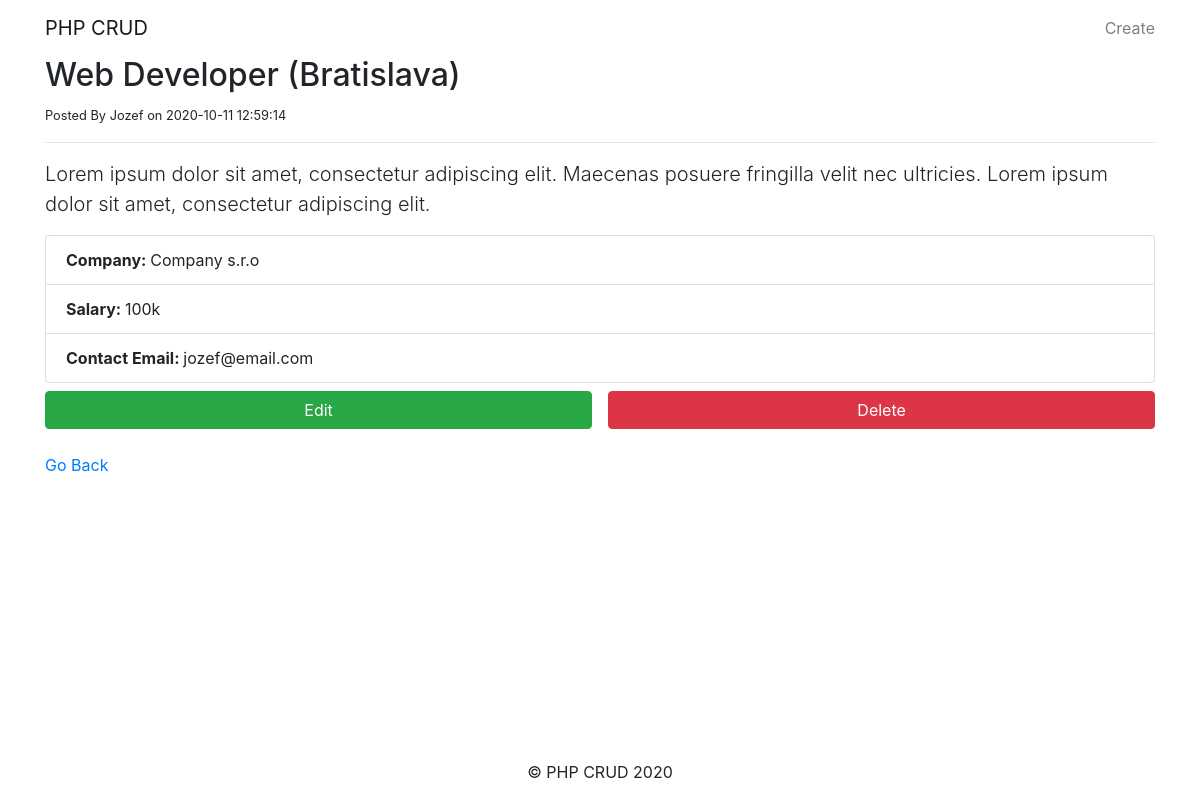
Page /job.php?id=6 on the committed database.
### tables this page shows
CREATE TABLE `jobs` (
  `id` int(1) NOT NULL,
  `category_id` int(1) NOT NULL,
  `company` varchar(255) NOT NULL,
  `job_title` varchar(255) NOT NULL,
  `description` varchar(255) NOT NULL,
  `salary` varchar(255) NOT NULL,
  `location` varchar(255) NOT NULL,
  `contact_user` varchar(255) NOT NULL,
  `contact_email` varchar(255) NOT NULL,
  `post_date` timestamp NOT NULL DEFAULT current_timestamp()
);

### lib/Template.php (called while the page is built, shortened)
<?php class Template
{
    protected $template;
    public function __construct($template)
    {
        $this->template = $template;
    }
    public function __toString()
    {
        include basename($this->template);
        return ob_get_clean();
    }
}

### lib/Database.php (called while the page is built, shortened)
<?php
class Database
{
    private $host = DB_HOST;
    private $user = DB_USER;
    private $pass = DB_PASSWORD;
    private $dbname = DB_NAME;
    private $dbh;
    private $stmt;
    public function __construct()
    {
        $dsn = 'mysql:host=' . $this->host . ";dbname=" . $this->dbname;
        $options = array(
            PDO::ATTR_PERSISTENT => true,
            PDO::ATTR_ERRMODE => PDO::ERRMODE_EXCEPTION
        );
        try {
            $this->dbh = new PDO($dsn, $this->user, $this->pass, $options);
        } catch (PDOException $e) {
            $this->error = $e->getMessage();
            error_log($this->error);
        }
    }
    public function query($query)
    {
        $this->stmt = $this->dbh->prepare($query);
    }
    public function execute()
    {
        return $this->stmt->execute();
    }
    public function single()
    {
        $this->execute();
        return $this->stmt->fetch(PDO::FETCH_OBJ);
    }
}

### lib/Job.php (called while the page is built, shortened)
<?php
class Job
{
    private $db;
    public function __construct()
    {
        $this->db = new Database;
    }
    public function getJob($job_id)
    {
        $this->db->query("SELECT * FROM jobs WHERE id = $job_id");
        $row = $this->db->single();
        return $row;
    }
}

### templates/job-single.php (the view, shortened to what this page needs)
<?php include 'inc/header.php'; ?>
<h2 class="page-header"><?php echo $job->job_title; ?> (<?php echo $job->location; ?>)</h2>
<small>Posted By <?php echo $job->contact_user; ?> on <?php echo $job->post_date; ?></small>
<hr>
<p class="lead"><?php echo $job->description; ?></p>
<ul class=list-group>
    <li class="list-group-item"><strong>Company: </strong><?php echo $job->company; ?></li>
    <li class="list-group-item"><strong>Salary: </strong><?php echo $job->salary; ?></li>
    <li class="list-group-item"><strong>Contact Email: </strong><?php echo $job->contact_email; ?></li>
</ul>
<div class="w-100 d-flex pt-2">
    <a href="edit.php?id=<?php echo $job->id; ?>" class="btn btn-success w-50 mr-2">Edit</a>
    <form action="job.php" method="POST" class="w-50 ml-2">
        <input type="submit" class="btn btn-danger w-100" value="Delete">
    </form>
</div>
<div class="pt-4">
    <a href="index.php">Go Back</a>
</div>
<?php include 'inc/footer.php'; ?>

### job.php (shortened to what this page needs)
<?php
$job = new Job;
$template = new Template('templates/job-single.php');
$job_id = isset($_GET['id']) ? $_GET['id'] : null;
$template->job = $job->getJob($job_id);
echo $template;

### templates/inc/header.php (shortened to what this page needs)
<!DOCTYPE html>
<html lang="en">
<head>
    <link rel="stylesheet" href="https://stackpath.bootstrapcdn.com/bootstrap/4.3.1/css/bootstrap.min.css">
</head>
<body class="d-flex flex-column min-vh-100">
    <nav class="navbar navbar-light">
        <div class="container">
            <a class="navbar-brand" href="index.php"><?php echo SITE_TITLE; ?></a>
            <div class="navbar-nav">
                <a class="nav-link" href="create.php">Create</a>
            </div>
        </div>
    </nav>
    <div class="container">

### templates/inc/footer.php
    </div>
    <footer class="footer text-center mt-auto">
        <p>&copy; PHP CRUD 2020</p>
    </footer>
</body>
</html>

### rows in the picture
jobs: job_title "Web Developer", location "Bratislava", contact_user "Jozef", post_date "2020-10-11 12:59:14", description "Lorem ipsum dolor sit amet, consectetur adipiscing elit. Maecenas posuere fringilla velit nec ultricies. Lorem ipsum dolor sit amet, consectetur adipiscing elit.", company "Company s.r.o", salary "100k", contact_email "jozef@email.com"

### other values in the picture
SITE_TITLE "PHP CRUD"
